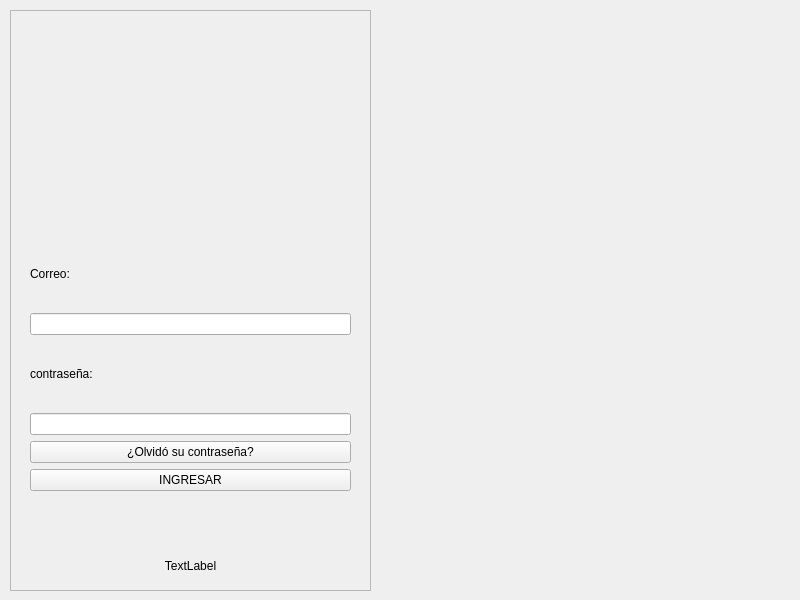
<?xml version="1.0" encoding="UTF-8"?>
<ui version="4.0">
 <class>MainWindow</class>
 <widget class="QMainWindow" name="MainWindow">
  <property name="geometry">
   <rect>
    <x>0</x>
    <y>0</y>
    <width>800</width>
    <height>600</height>
   </rect>
  </property>
  <property name="windowTitle">
   <string>MainWindow</string>
  </property>
  <widget class="QWidget" name="centralwidget">
   <widget class="QFrame" name="frame">
    <property name="geometry">
     <rect>
      <x>10</x>
      <y>10</y>
      <width>361</width>
      <height>581</height>
     </rect>
    </property>
    <property name="styleSheet">
     <string notr="true"/>
    </property>
    <property name="frameShape">
     <enum>QFrame::Shape::StyledPanel</enum>
    </property>
    <property name="frameShadow">
     <enum>QFrame::Shadow::Raised</enum>
    </property>
    <widget class="QLabel" name="lbl_error">
     <property name="geometry">
      <rect>
       <x>10</x>
       <y>540</y>
       <width>341</width>
       <height>31</height>
      </rect>
     </property>
     <property name="text">
      <string>TextLabel</string>
     </property>
     <property name="alignment">
      <set>Qt::AlignmentFlag::AlignCenter</set>
     </property>
    </widget>
    <widget class="QWidget" name="layoutWidget">
     <property name="geometry">
      <rect>
       <x>20</x>
       <y>230</y>
       <width>321</width>
       <height>251</height>
      </rect>
     </property>
     <layout class="QVBoxLayout" name="verticalLayout_5">
      <item>
       <layout class="QVBoxLayout" name="verticalLayout_3">
        <item>
         <layout class="QVBoxLayout" name="verticalLayout">
          <item>
           <widget class="QLabel" name="label">
            <property name="text">
             <string>Correo:</string>
            </property>
           </widget>
          </item>
          <item>
           <widget class="QLineEdit" name="input_email">
            <property name="text">
             <string extracomment="USUARIO"/>
            </property>
           </widget>
          </item>
         </layout>
        </item>
        <item>
         <layout class="QVBoxLayout" name="verticalLayout_2">
          <item>
           <widget class="QLabel" name="label_2">
            <property name="text">
             <string>contraseña:</string>
            </property>
           </widget>
          </item>
          <item>
           <widget class="QLineEdit" name="input_password">
            <property name="echoMode">
             <enum>QLineEdit::EchoMode::Password</enum>
            </property>
           </widget>
          </item>
         </layout>
        </item>
       </layout>
      </item>
      <item>
       <layout class="QVBoxLayout" name="verticalLayout_4">
        <item>
         <widget class="QPushButton" name="pushButton">
          <property name="text">
           <string>¿Olvidó su contraseña?</string>
          </property>
         </widget>
        </item>
        <item>
         <widget class="QPushButton" name="btn_login">
          <property name="text">
           <string>INGRESAR</string>
          </property>
         </widget>
        </item>
       </layout>
      </item>
     </layout>
    </widget>
   </widget>
  </widget>
 </widget>
 <resources/>
 <connections/>
</ui>
